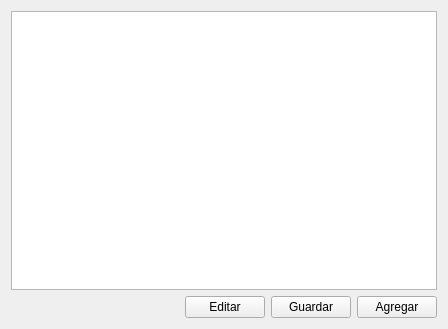
<?xml version="1.0" encoding="UTF-8"?>
<ui version="4.0">
 <class>Principal</class>
 <widget class="QWidget" name="Principal">
  <property name="geometry">
   <rect>
    <x>0</x>
    <y>0</y>
    <width>448</width>
    <height>329</height>
   </rect>
  </property>
  <property name="windowTitle">
   <string>Principal</string>
  </property>
  <layout class="QVBoxLayout" name="verticalLayout">
   <item>
    <widget class="QTableWidget" name="tblLista"/>
   </item>
   <item>
    <layout class="QHBoxLayout" name="horizontalLayout">
     <item>
      <spacer name="horizontalSpacer">
       <property name="orientation">
        <enum>Qt::Horizontal</enum>
       </property>
       <property name="sizeHint" stdset="0">
        <size>
         <width>40</width>
         <height>20</height>
        </size>
       </property>
      </spacer>
     </item>
     <item>
      <widget class="QPushButton" name="pushButton">
       <property name="text">
        <string>Editar</string>
       </property>
      </widget>
     </item>
     <item>
      <widget class="QPushButton" name="btnGuardar">
       <property name="text">
        <string>Guardar</string>
       </property>
      </widget>
     </item>
     <item>
      <widget class="QPushButton" name="btnAgregar">
       <property name="text">
        <string>Agregar</string>
       </property>
      </widget>
     </item>
    </layout>
   </item>
  </layout>
 </widget>
 <resources/>
 <connections/>
</ui>
